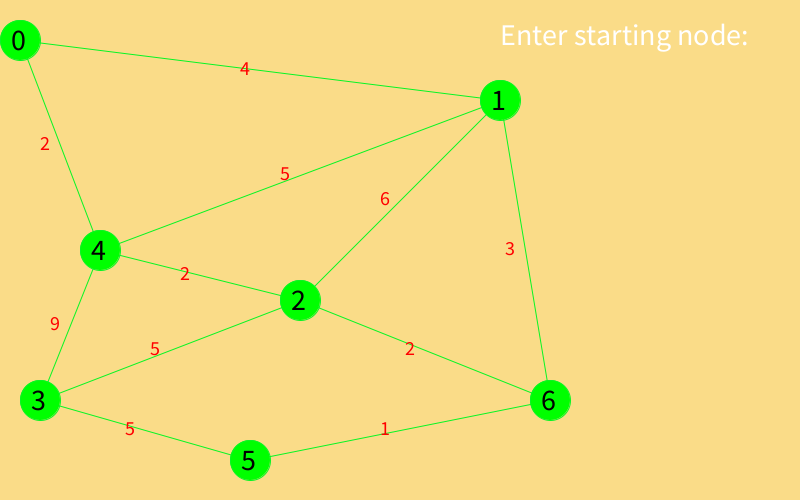
Frame 1 (no input)
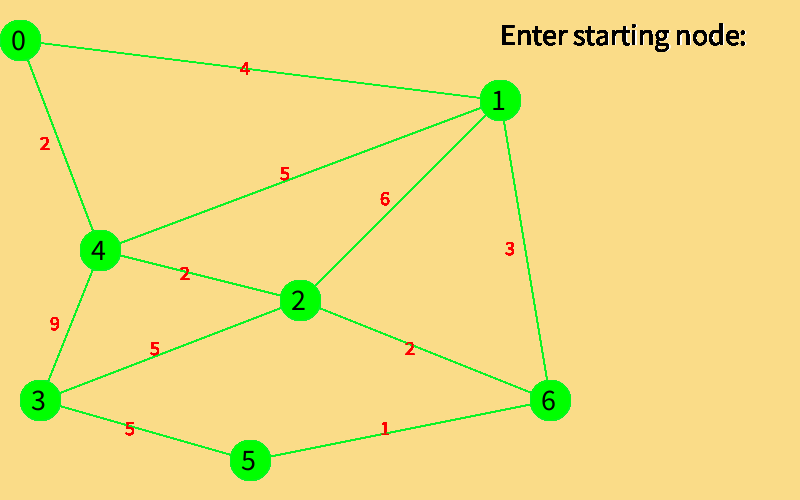
Frame 60 (the mouse pressed at the canvas centre just before this capture)
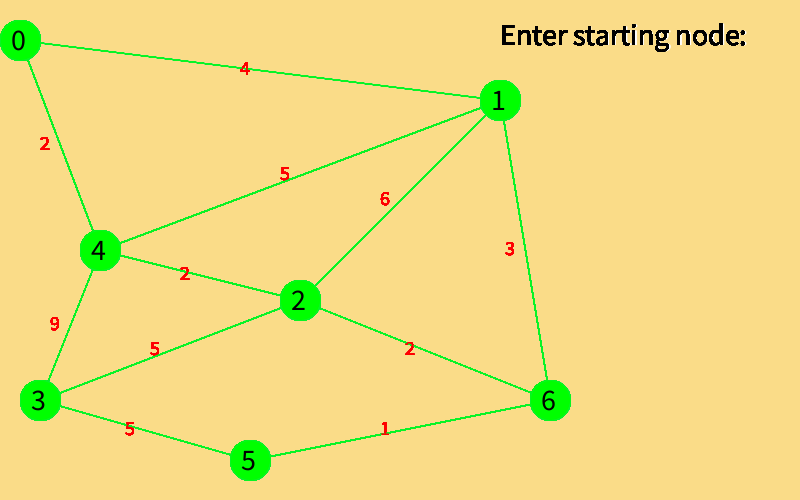
Frame 120 (the mouse held since frame 60 and released just before this capture)

The Processing sketch that drew these frames (run headless with seeded random() and noise(); from frame 60 on, the mouse is pressed at the canvas centre):

// Processing sketch: processing_99816
// ── processing_99816.pde


Node a1, a2, a3, a4, a5, a6, a7;
Edge e1, e2, e3, e4, e5, e6, e7, e8, e9, e10,e11;
ArrayList<Node> nodes = new ArrayList<Node>();
ArrayList<Edge> edges=new ArrayList<Edge>();
Dijkstra d;
int one;
int two; 
int stage;

void setup() {
  one=-1;
  two=-1;
  
  size(800, 500);
  background(#FADC88);
  smooth();
  a1=new Node(20, 40, 0);
  a2=new Node(500, 100, 1);
  a3=new Node(300, 300, 2);
  a4=new Node(40, 400, 3);
  a5=new Node(100, 250, 4);
  a6=new Node(250, 460, 5);
  a7=new Node(550, 400, 6);
  e1=new Edge(a1, a2, 4);
  e2=new Edge(a2, a3, 6);
  e3=new Edge(a3, a4, 5);
  e4=new Edge(a4, a5, 9);
  e5=new Edge(a1, a5, 2);
  e6=new Edge(a5, a2, 5);
  e7=new Edge(a3, a5, 2);
  e8=new Edge(a4, a6, 5);
  e9=new Edge(a3, a7, 2);
  e10=new Edge(a6, a7, 1);
  e11=new Edge(a2, a7, 3);
  nodes.add(a1);
  nodes.add(a2);
  nodes.add(a3);
  nodes.add(a4);
  nodes.add(a5);
  nodes.add(a6);
  nodes.add(a7);
  edges.add(e1);
  edges.add(e2);
  edges.add(e3);
  edges.add(e4);
  edges.add(e5);
  edges.add(e6);
  edges.add(e7);
  edges.add(e8);
  edges.add(e9);
  edges.add(e10);
  edges.add(e11);
}
void keyPressed()
{
  /*if (key == '0')
  {
    background(#FADC88);
    d=new Dijkstra(nodes, edges, 0,6);
    d.dijkstra();
    d.render();
    textSize(30);
    stroke(0);
    text("Selecting Vertex: 0", 520,45);
    
  }
 
  if (key == 'c')
  {
    background(#FADC88);
    d.startOver();

  }*/
 
 if((key=='0'||key=='1'||key=='2'||key=='3'||key=='4'||key=='5'||key=='6')&&stage==0){
   one=key-48;
   
 }else if((key=='0'||key=='1'||key=='2'||key=='3'||key=='4'||key=='5'||key=='6')&&stage==1){
  
   two=key-48;
 }
 
 if(key=='c'){
   stage=0;
   one=-1;
   two=-1;
   d=new Dijkstra(nodes, edges, 0,6);

   background(#FADC88);
    d.startOver();
 }
  
}
void draw() {
  
  if(stage==0&&one==-1){
    textSize(30);
    stroke(0);
    text("Enter starting node:", 500,45);
  }else if(stage==0){
    stage++;
  }else if(stage==1&&two==-1){
    background(#FADC88);
    textSize(30);
    stroke(0);
    text("Enter ending node:", 500,45);
  }else if(stage==1&one!=two){
    stage++;
    background(#FADC88);
    d=new Dijkstra(nodes, edges, one,two);
    d.dijkstra();
    d.render();
  }
 
  for (Edge d: edges) {
    d.render();
  }
  for (Node n : nodes) {
    n.render();
  }
  


}

public class Node {
  ArrayList<Edge> connectedEdges=new ArrayList<Edge>();
  float x, y;
  int s, distance; 
  boolean checked;

  public Node(float x, float y, int s) {
    this.x=x;
    this.y=y;
    this.s=s; 
    checked=false; 
    distance=Integer.MAX_VALUE;
  }

  public void addEdge(Edge e) {
    connectedEdges.add(e);
  }
  //return all the edges connected to this node
  public ArrayList<Edge> getEdge() {
    return connectedEdges;
  }
  //return distance from the starting node to this node
  public int getDistance() {
    return distance;
  }

  //if the edge connected to this node and the previous node is checked, then set the final distance for this node.
  public void setFinalDistance(int i) {
    distance=i;
  }

  public void setDistance(Node previousNode) {
    ///////////////////////
    for (Edge e:connectedEdges) {
      if (e.getNode().get(0).equals(previousNode)||e.getNode().get(1).equals(previousNode)) {
        this.distance=previousNode.getDistance()+e.getWeight();
      }
    }
  } 
  // check if there's still unchecked edges that is connected to this node, if there are, then it is a checkable node.
  public boolean checkableNode() {

    for (Edge e:getEdge()) {
      if (e.getCheck()==false) {
        return true;
      }
    }
    return false;
  }
  //get the shortest distanced node that is connected to this node
  //also change the color of the edge between these two nodes.
  public Node shortestDistanceNode(){
    int shortestDistance=Integer.MAX_VALUE;
    Node shortestNode=null;
    for(Edge e:connectedEdges){
      if(e.getPreviousNode(this).getDistance()<shortestDistance&&e.getPreviousNode(this).getDistance()==this.getDistance()-this.getConnectedEdge(e.getPreviousNode(this)).getWeight()){
        shortestNode=e.getPreviousNode(this);
      }
    }
    shortestNode.getConnectedEdge(this).edgeColor=true;
    return shortestNode;
  }
  
  //find the connected Edge of this node and another node n;
  public Edge getConnectedEdge(Node n) {
    Edge ed=null;
    for (Edge e:connectedEdges) {
      for (Node node:e.getNode()) {
        if (node.equals(n)) ed=e;
      }
    }
    return ed;
  }
  //returns all the nodes connected to this node;
  public ArrayList<Node> destinationNodes() {
    ArrayList<Node> destination=new ArrayList<Node>();
    for (Edge e:getEdge()) {
      destination.add(e.getPreviousNode(this));
    }
    return destination;
  }
  public void setCheck() {
    checked=true;
  }
  public boolean getCheck() {
    return checked;
  }
  public boolean shouldColor(){
    for(Edge e:connectedEdges){
      if(e.edgeColor==true){
        return true;
      }
    }
    return false;
  }


  public void render() {
    if (shouldColor()==true) {
      fill(#A231DB);
      ellipse(x, y, 40, 40);
      textSize(30);
      fill(255);
      text(""+s, x-9, y+10);
      textSize(20);
      fill(0);
      text("Shortest Distance: "+distance ,x+30,y+25);
    }
    else {
      fill(0, 255, 0);
      ellipse(x, y, 40, 40);
      textSize(30);
      fill(0);
      text(""+s, x-9, y+10);
      
    }
  }
}
public class Edge {
  ArrayList<Node> nodesInEdge;
  Node a, b;
  int weight;
  PVector midPoint;
  boolean checked; 
  boolean edgeColor;
  public Edge(Node a, Node b, int w) {
    this.a=a; 
    this.b=b;
    this.weight=w;
    midPoint=getMidpoint();
    a.addEdge(this);
    b.addEdge(this);
    nodesInEdge=new ArrayList<Node>();
    nodesInEdge.add(a); 
    nodesInEdge.add(b);
    checked=false;
    edgeColor=false;
  }
  // return the weight of this edge
  public int getWeight() {
    return weight;
  }
  public PVector getMidpoint() {

    return new PVector((a.x+b.x)/2, (a.y+b.y)/2);
  }

  //return the nodes in this edge
  public ArrayList<Node> getNode() {
    return nodesInEdge;
  }
  public void setCheck() {
    checked=true;
  }
  public boolean getCheck() {
    return checked;
  }
  // get the other node in this edge;
  public Node getPreviousNode(Node n) {
    if (nodesInEdge.get(0).equals(n)) {
      return nodesInEdge.get(1);
    }
    else {
      return nodesInEdge.get(0);
    }
  }

  public void render() {

    if (edgeColor==true) {
      stroke(0);
      line(a.x, a.y, b.x, b.y);
      textSize(20);
      text(""+weight, midPoint.x-20, midPoint.y+5);
    }
    else {
      stroke(#07F524);
      line(a.x, a.y, b.x, b.y);
      fill(255, 0, 0);
      textSize(20);
      text(""+weight, midPoint.x-20, midPoint.y+5);
    }
  }
}

public class Dijkstra {
  ArrayList<Node> nodes;
  ArrayList<Edge> edges;
  ArrayList<Node> settledNodes=new ArrayList<Node>();
  ArrayList<Node> unsettledNodes=new ArrayList<Node>();
  Node start;
  Node end;
  int s,e;

  public Dijkstra(ArrayList<Node> nodes, ArrayList<Edge> edges, int s, int e) {
    this.nodes=nodes; 
    this.edges=edges;
    this.s=s;this.e=e;
    start=nodes.get(s);
    end=nodes.get(e);
    start.setFinalDistance(0);
    unsettledNodes.add(start);
  }

  public void render() {
    for (Edge d: edges) {
      d.render();
    }
    for (Node n : nodes) {
      n.render();
    }
  }

  public Node getNodeWithLowestDistance(ArrayList<Node> unsettledNodes) {
    Node no=unsettledNodes.get(0);
    for (Node n:unsettledNodes) {
      if (n.getDistance()<n.getDistance()) {
        return no=n;
      }
    }
    return no;
  }

  public void evaluatedNeighbors(Node evaluationNode) {
    for (Node d:evaluationNode.destinationNodes()) {
      for (Node s:settledNodes) {
        if (d!=s) {
          int edgeDistance=(d.getConnectedEdge(evaluationNode)).getWeight();
          int newDistance=edgeDistance+evaluationNode.getDistance();
          if (d.getDistance()>newDistance) {
            d.setFinalDistance(newDistance);
            unsettledNodes.add(d);
          }
        }
      }
    }
  }

  public void dijkstra() {
    while (unsettledNodes.size ()!=0) {
      Node evaluationNode=getNodeWithLowestDistance(unsettledNodes);
      for (int i=unsettledNodes.size()-1;i>=0;i--) {
        if (unsettledNodes.get(i)==evaluationNode) unsettledNodes.remove(i);
      }
      settledNodes.add(evaluationNode);
      evaluatedNeighbors(evaluationNode);
    }
    for(Node n: nodes){
      if(n==start||n==end){
        n.setCheck();
      }
    }
    Node vertex=end.shortestDistanceNode();
    traceBack(end,start);
    
  }
  
  public void startOver(){
    for(Node n:nodes){
      n.setFinalDistance(Integer.MAX_VALUE);
    }
    for(Edge e:edges){
      e.edgeColor=false;
    }
  }
  public void traceBack(Node end,Node start){
    Node vertex=end;
    while(vertex.getDistance()!=0){
      vertex=vertex.shortestDistanceNode();
    }
  }
  
 
  
    
}
